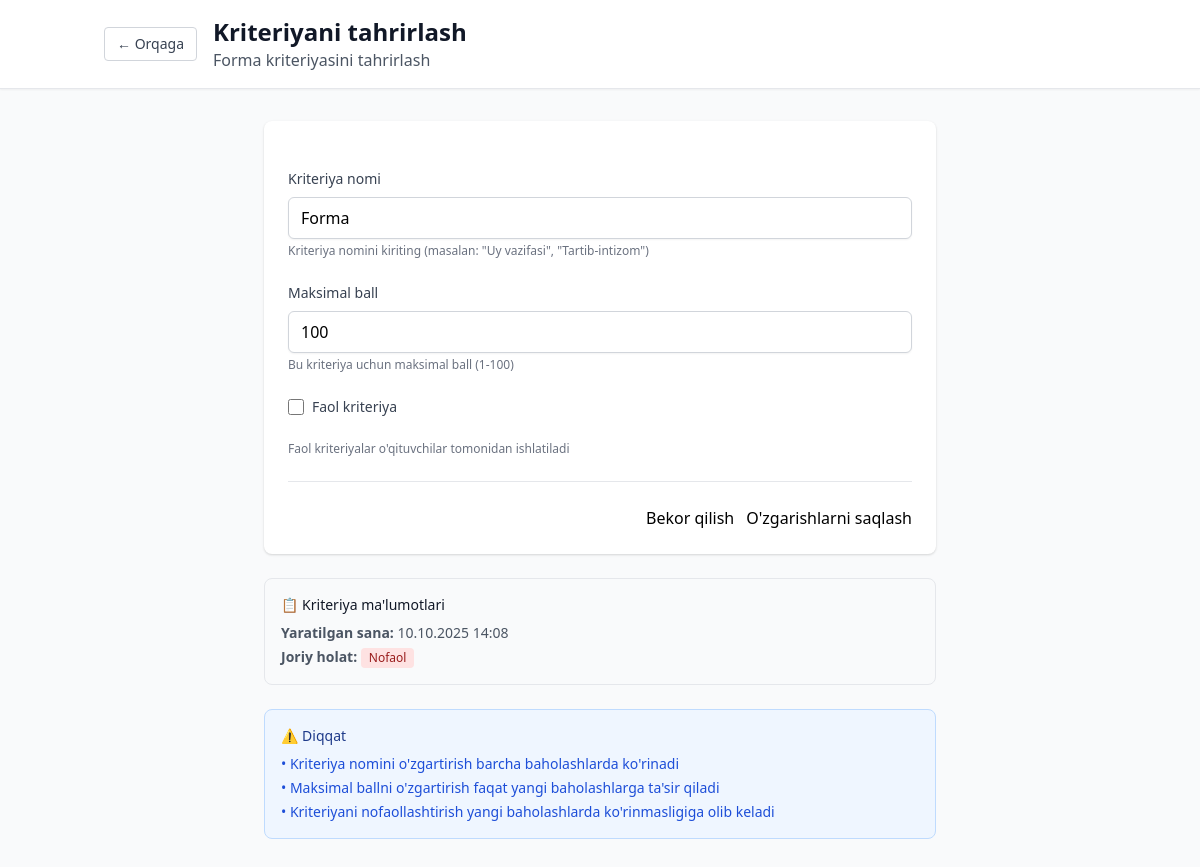
The page /manager/criteria/1/edit/ (signed in) on the database its author committed.
### main_app/models.py (models this page shows, shortened)
class Criterion(models.Model):
    name = models.CharField(max_length=100, verbose_name="Kriteriya nomi")
    max_score = models.PositiveIntegerField(verbose_name="Maksimal ball")
    is_active = models.BooleanField(default=True, verbose_name="Faol kriteriya")
    created_at = models.DateTimeField(auto_now_add=True, verbose_name="Yaratilgan sana")
    class Meta:
        verbose_name = "Kriteriya"
        verbose_name_plural = "Kriteriyalar"

### main_app/views.py (the view)
# urls.py: path('manager/criteria/<int:criterion_id>/edit/', views.manager_criteria_edit, name='manager_criteria_edit'),
@login_required
def manager_criteria_edit(request, criterion_id):
    if request.user.role != 'manager':
        messages.error(request, "Sizda bu sahifaga kirish huquqi yo'q")
        return redirect('feedback:login')
    criterion = get_object_or_404(Criterion, id=criterion_id)
    if request.method == 'POST':
        form = CriterionForm(request.POST, instance=criterion)
        if form.is_valid():
            criterion = form.save()
            messages.success(request, f"Kriteriya '{criterion.name}' ma'lumotlari yangilandi!")
            return redirect('feedback:manager_criteria')
        else:
            messages.error(request, "Formada xatoliklar mavjud. Iltimos, tekshirib ko'ring.")
    else:
        form = CriterionForm(instance=criterion)
    return render(request, 'manager/criterion_edit.html', {
        'form': form,
        'criterion': criterion
    })

### set_app/forms.py (shortened to what this page needs)
class CriterionForm(forms.ModelForm):
    class Meta:
        model = Criterion
        fields = ['name', 'max_score', 'is_active']
        widgets = {
            'name': forms.TextInput(attrs={
                'class': 'w-full px-3 py-2 border border-gray-300 rounded-md shadow-sm focus:outline-none focus:ring-2 focus:ring-blue-500 focus:border-blue-500',
                'placeholder': 'Kriteriya nomini kiriting'
            }),
            'max_score': forms.NumberInput(attrs={
                'class': 'w-full px-3 py-2 border border-gray-300 rounded-md shadow-sm focus:outline-none focus:ring-2 focus:ring-blue-500 focus:border-blue-500',
                'min': '1',
                'max': '100',
                'placeholder': 'Maksimal ball'
            }),
            'is_active': forms.CheckboxInput(attrs={
                'class': 'h-4 w-4 text-blue-600 focus:ring-blue-500 border-gray-300 rounded'
            })
        }
        labels = {
            'name': 'Kriteriya nomi',
            'max_score': 'Maksimal ball',
            'is_active': 'Faol kriteriya'
        }

### templates/manager/criterion_edit.html (shortened to what this page needs)
{% extends 'base.html' %}
{% block content %}
<div class="min-h-screen bg-gray-50">
    <header class="bg-white shadow-sm border-b">
        <div class="container mx-auto px-4 py-4 flex items-center justify-between">
            <div class="flex items-center">
                <a href="{% url 'feedback:manager_criteria' %}" class="inline-flex items-center px-3 py-1.5 border border-gray-300 text-sm font-medium rounded text-gray-700 bg-white hover:bg-gray-50 mr-4">
                    ← Orqaga
                </a>
                <div>
                    <h1 class="text-2xl font-bold text-gray-900">Kriteriyani tahrirlash</h1>
                    <p class="text-gray-600">{{ criterion.name }} kriteriyasini tahrirlash</p>
                </div>
            </div>
        </div>
    </header>
    <div class="container mx-auto px-4 py-8">
        <div class="max-w-2xl mx-auto">
            <div class="bg-white rounded-lg shadow">
                <div class="p-6">
                    <form method="post" class="space-y-6">
                        <div>
                            <label for="{{ form.name.id_for_label }}" class="block text-sm font-medium text-gray-700 mb-2">
                                {{ form.name.label }}
                            </label>
                            {{ form.name }}
                            <div class="text-xs text-gray-500 mt-1">Kriteriya nomini kiriting (masalan: "Uy vazifasi", "Tartib-intizom")</div>
                        </div>
                        <div>
                            <label for="{{ form.max_score.id_for_label }}" class="block text-sm font-medium text-gray-700 mb-2">
                                {{ form.max_score.label }}
                            </label>
                            {{ form.max_score }}
                            <div class="text-xs text-gray-500 mt-1">Bu kriteriya uchun maksimal ball (1-100)</div>
                        </div>
                        <div class="flex items-center">
                            {{ form.is_active }}
                            <label for="{{ form.is_active.id_for_label }}" class="ml-2 text-sm text-gray-700">
                                {{ form.is_active.label }}
                            </label>
                        </div>
                        <div class="text-xs text-gray-500">Faol kriteriyalar o'qituvchilar tomonidan ishlatiladi</div>
                        <div class="flex justify-end space-x-3 pt-6 border-t border-gray-200">
                            <a href="{% url 'feedback:manager_criteria' %}" class="btn btn-outline">
                                Bekor qilish
                            </a>
                            <button type="submit" class="btn btn-primary">
                                O'zgarishlarni saqlash
                            </button>
                        </div>
                    </form>
                </div>
            </div>
            <div class="mt-6 bg-gray-50 border border-gray-200 rounded-lg p-4">
                <h4 class="text-sm font-medium text-gray-900 mb-2">📋 Kriteriya ma'lumotlari</h4>
                <div class="text-sm text-gray-600 space-y-1">
                    <p><strong>Yaratilgan sana:</strong> {{ criterion.created_at|date:"d.m.Y H:i" }}</p>
                    <p><strong>Joriy holat:</strong>
                        <span class="inline-flex items-center px-2 py-0.5 rounded text-xs font-medium
                            {% if criterion.is_active %}bg-green-100 text-green-800{% else %}bg-red-100 text-red-800{% endif %}">
                            {% if criterion.is_active %}Faol{% else %}Nofaol{% endif %}
                        </span>
                    </p>
                </div>
            </div>
            <div class="mt-6 bg-blue-50 border border-blue-200 rounded-lg p-4">
                <h4 class="text-sm font-medium text-blue-900 mb-2">⚠️ Diqqat</h4>
                <ul class="text-sm text-blue-700 space-y-1">
                    <li>• Kriteriya nomini o'zgartirish barcha baholashlarda ko'rinadi</li>
                    <li>• Maksimal ballni o'zgartirish faqat yangi baholashlarga ta'sir qiladi</li>
                    <li>• Kriteriyani nofaollashtirish yangi baholashlarda ko'rinmasligiga olib keladi</li>
                </ul>
            </div>
        </div>
    </div>
</div>
{% endblock %}

### static/css/style.css (style rules this page uses)
body { font-family: "Segoe UI", Tahoma, Geneva, Verdana, sans-serif; background-color: #f8f9fa; }
.btn { border-radius: 8px; font-weight: 500; transition: all 0.3s ease; position: relative; overflow: hidden; }
.btn::before { content: ""; position: absolute; top: 50%; left: 50%; width: 0; height: 0; background-color: rgba(255, 255, 255, 0.2); border-radius: 50%; transform: translate(-50%, -50%); transition: width 0.3s, height 0.3s; }

### rows shown on the page
Criterion: name "Forma", max_score "100", created_at "10.10.2025 14:08"
